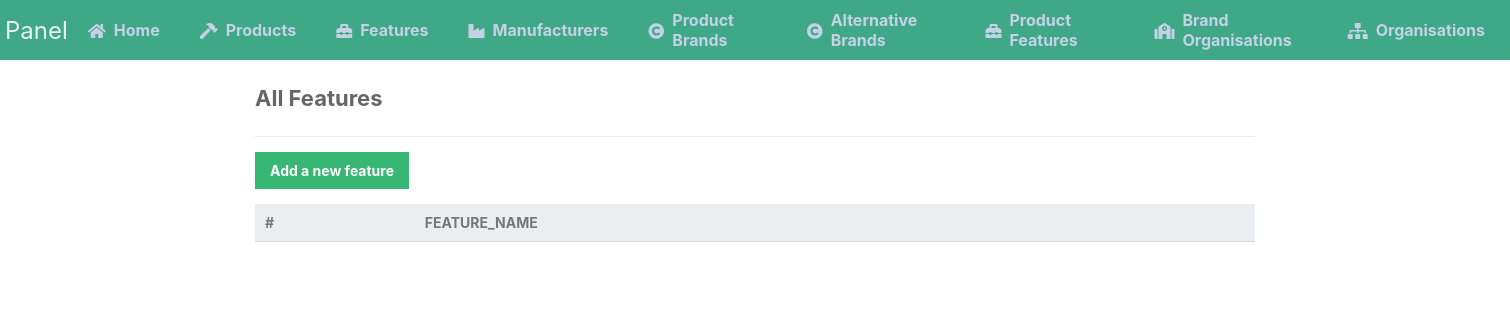
The page /read_feature.php on the database as committed earlier.
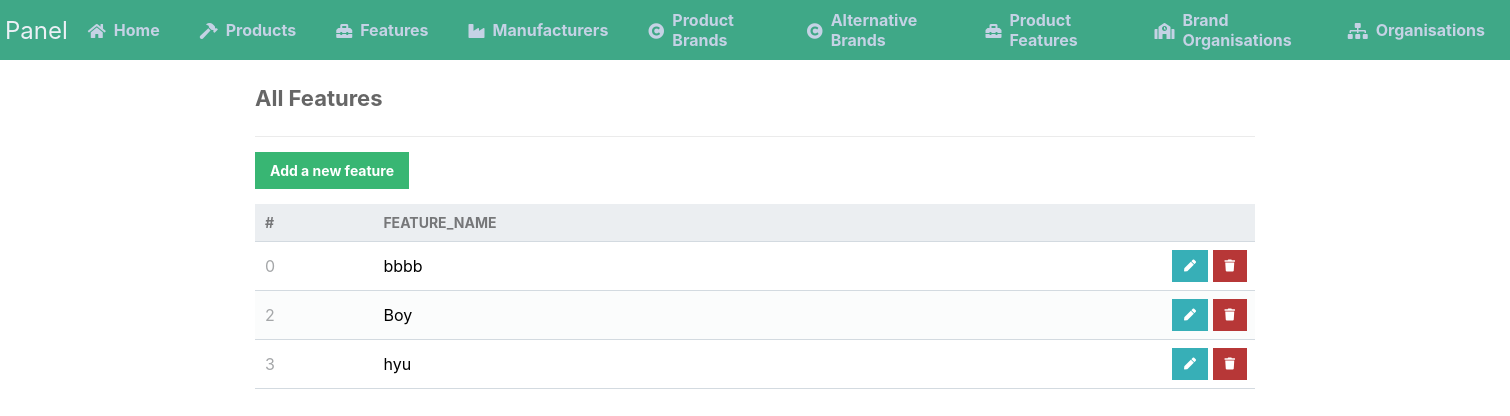
The same page on the database as committed later.
### tables this page shows
CREATE TABLE `features` (
  `FEATURE_ID` int(11) NOT NULL,
  `FEATURE_NAME` varchar(200) NOT NULL
);

### read_feature.php (the view)
<?php
include 'functions.php';
$pdo = pdo_connect_mysql();
$stmt = $pdo->prepare('SELECT * FROM FEATURES ORDER BY FEATURE_ID');
$stmt->execute();
$product = $stmt->fetchAll(PDO::FETCH_ASSOC);
?>
<?=template_header('Read')?>
<div class="content read">
	<h2>All Features</h2>
	<a href="create_feature.php" class="add-product">Add a new feature</a>
	<table>
        <thead>
            <tr>
                <td>#</td>
                <td>FEATURE_NAME</td>
                <td></td>
            </tr>
        </thead>
        <tbody>
            <?php foreach ($product as $contact): ?>
            <tr>
                <td><?=$contact['FEATURE_ID']?></td>
                <td><?=$contact['FEATURE_NAME']?></td>
                <td class="actions">
                    <a href="update_feature.php?FEATURE_ID=<?=$contact['FEATURE_ID']?>" class="edit"><i class="fas fa-pen fa-xs"></i></a>
                    <a href="delete_feature.php?FEATURE_ID=<?=$contact['FEATURE_ID']?>" class="trash"><i class="fas fa-trash fa-xs"></i></a>
                </td>
            </tr>
            <?php endforeach; ?>
        </tbody>
    </table>
</div>
<?=template_footer()?>

Rows that differ between the two databases and show on the page:
added features: FEATURE_ID "0", FEATURE_NAME "bbbb"
added features: FEATURE_ID "2", FEATURE_NAME "Boy"
added features: FEATURE_ID "3", FEATURE_NAME "hyu"
